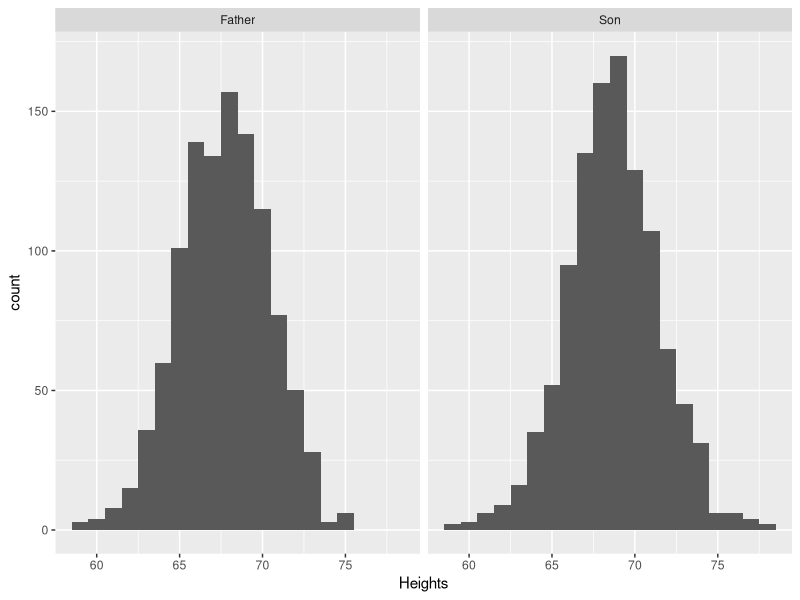
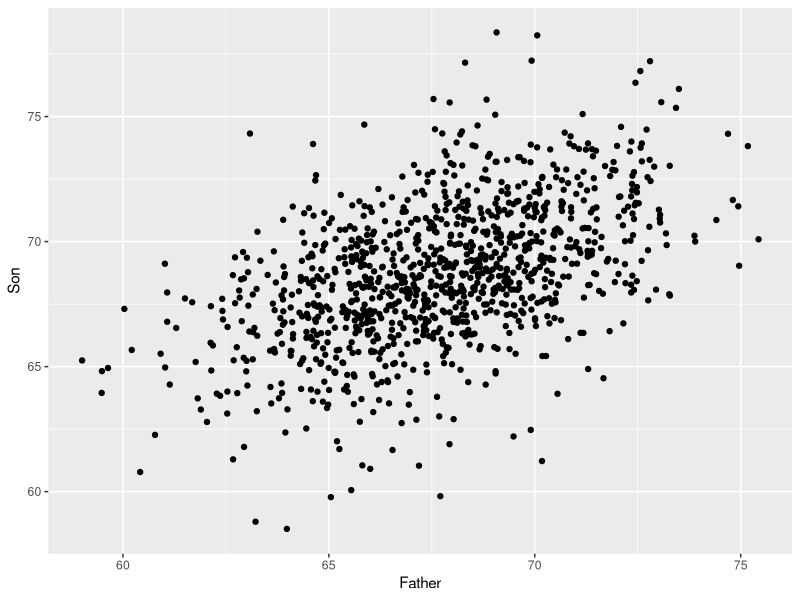
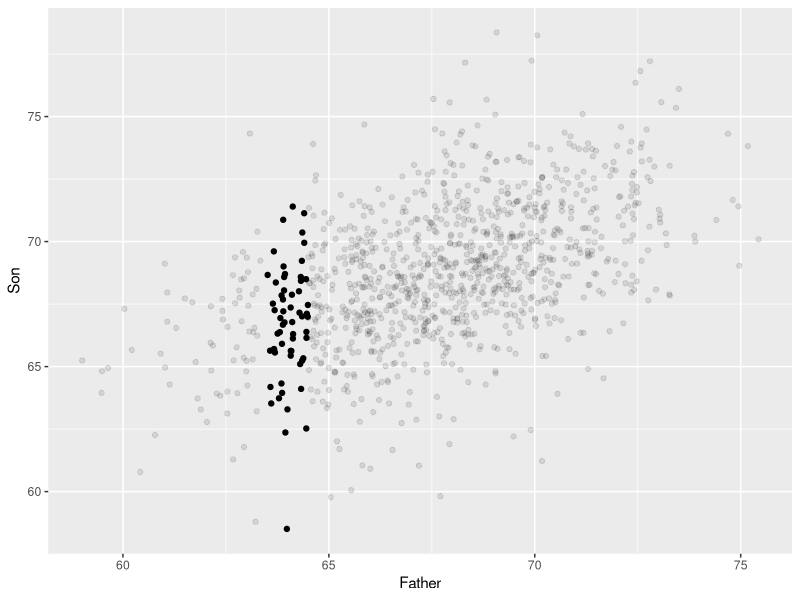
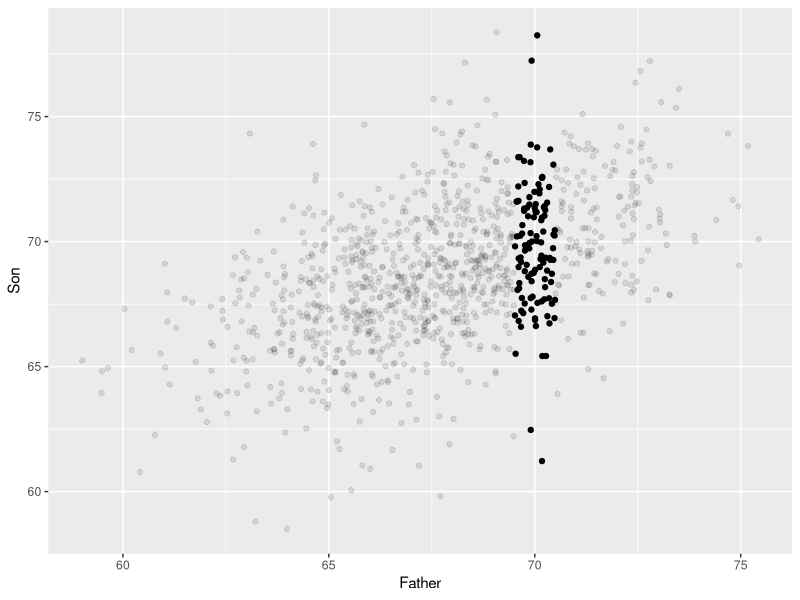
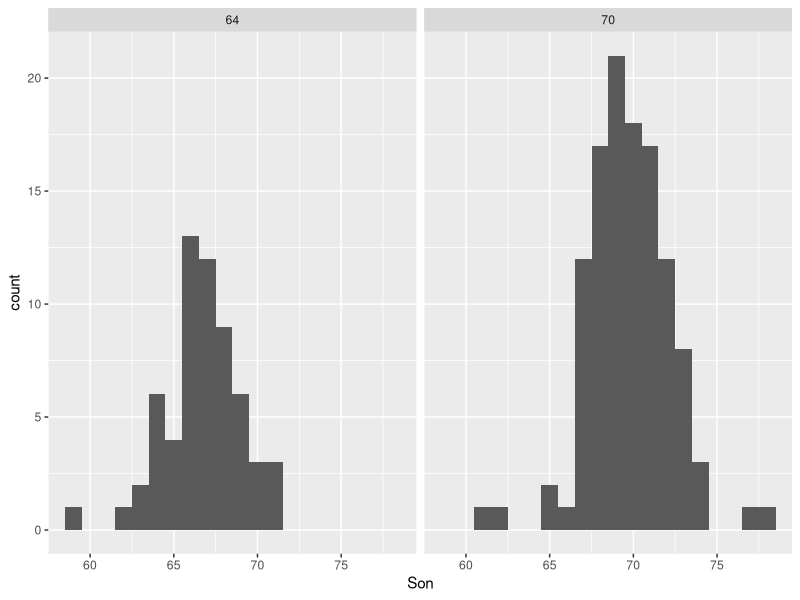
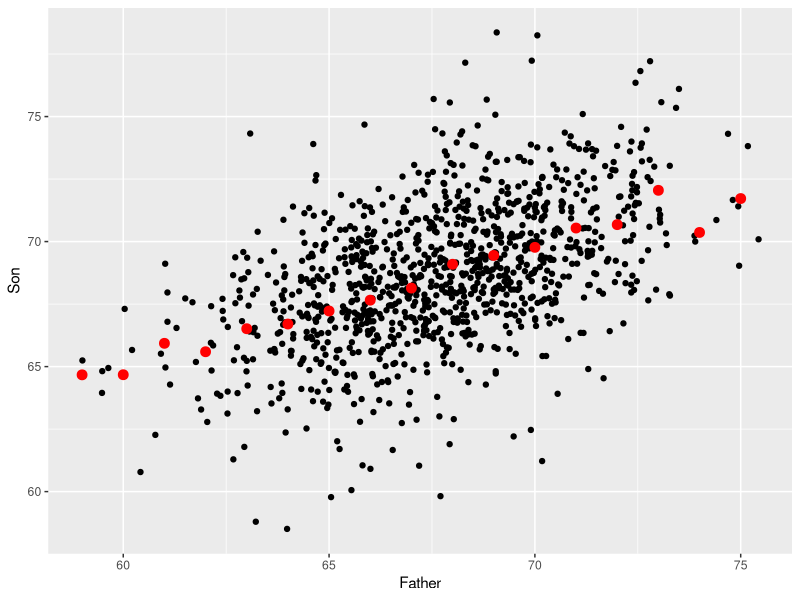
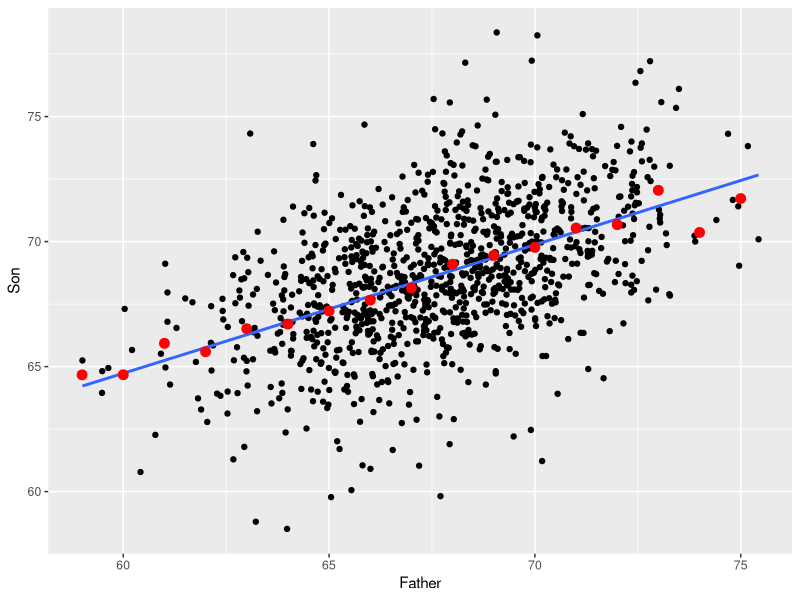
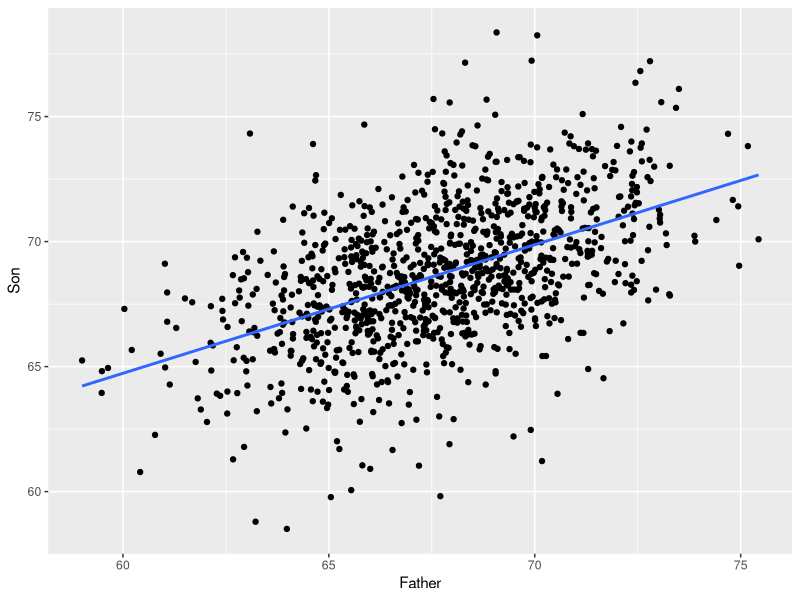

Write R code to recreate these figures, in order.
library(tidyverse)
# library(gghighlight)

# read the heights data :
( heights <- read_csv("../datasets/heights.csv", col_types=cols()) )
ggplot( gather(heights), aes(value)) + 
  geom_histogram(binwidth=1) + 
  facet_wrap(~key) + 
  xlab("Heights")
#ggsave("../images/height_histograms.png",device="png")

mean(heights$Father)
sd(heights$Father)

mean(heights$Son)
sd(heights$Son)

heights <- heights %>% mutate(Group = round(Father))
( son.means <- heights %>% 
    group_by(Group) %>% 
    summarize(Average = mean(Son)) )
# summarize(N = n(), Average = mean(Son), SD = sd(Son)))

(heights.plot <- ggplot(heights, aes(Father,Son)) + geom_point())
#ggsave("../images/heights.png",device="png")

ggplot(heights %>% filter(Group!=64), aes(Father,Son, alpha=0.75)) + 
  geom_point() + 
  geom_point(data=heights %>% filter(Group==64), aes(Father,Son, alpha=1.0) ) + 
  theme(legend.position = "none")
# ggsave("../images/fathers64son.png",device="png")

ggplot(heights %>% filter(Group!=70), aes(Father,Son, alpha=.75)) + 
  geom_point() + 
  geom_point(data=heights %>% filter(Group==70), aes(Father,Son, alpha=1.0) ) + 
  theme(legend.position = "none")
# ggsave("../images/fathers70son.png",device="png")

son.groups <- heights %>% 
  filter( Group == 64 | Group == 70) 
ggplot(son.groups, aes(Son)) + geom_histogram( binwidth=1 ) + facet_wrap(~Group)
#ggsave("../images/songroups.png",device="png")

heights.plot + 
  geom_point(data = son.means, aes(Group, Average), color="red", size=3)
#ggsave("../images/avgsons.png",device="png")

heights.plot + 
  geom_smooth( method="lm", level=0 ) + 
  geom_point(data = son.means, aes(Group, Average), color="red", size=3) 
#ggsave("../images/avgsons_with_line.png",device="png")

heights.plot + 
  geom_smooth( method="lm", level=0 )
#ggsave("../images/heights_with_line.png",device="png")

( heights.fit <- lm( Son ~ Father, data = heights ))
summary( heights.fit )

ggplot( heights %>% filter(Group == 64), aes(Son)) + 
  geom_histogram( binwidth=1 )
#ggsave("../images/sons64.png", device="png")

ggplot( heights %>% filter(Group == 70), aes(Son)) + 
  geom_histogram( binwidth=1 )
#ggsave("../images/sons70.png", device="png")
